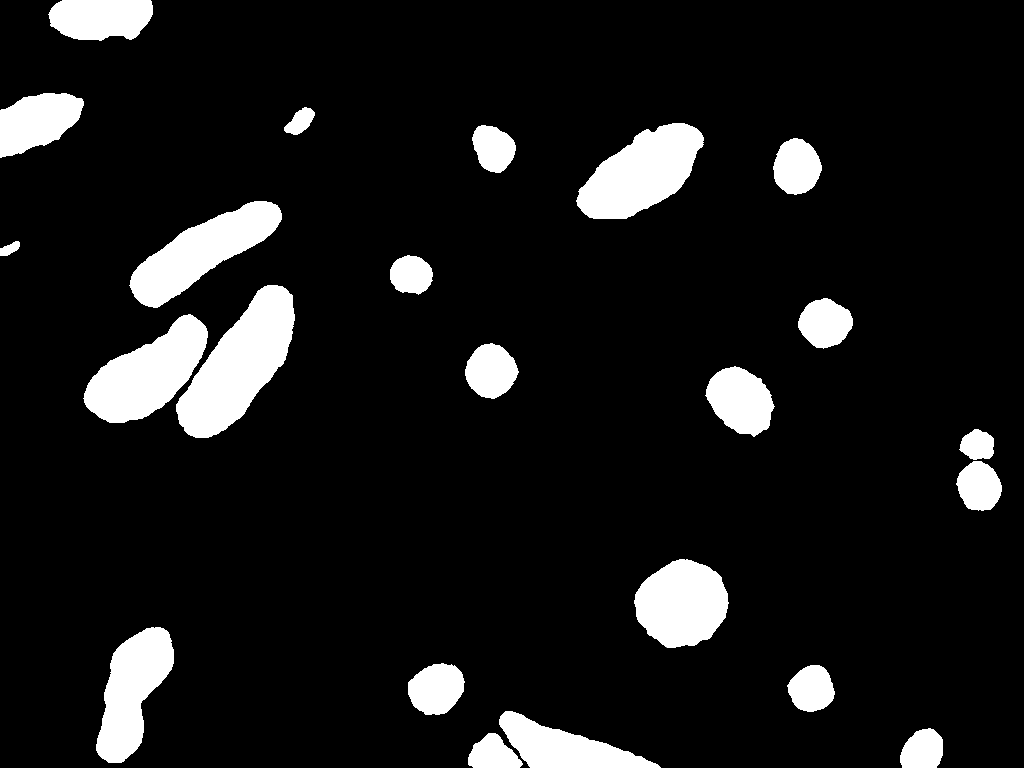
#> input picture pytorch/test_data/img_etal/mitochondria/testing0000.png, 1024 x 768 px, found by its file name; its folder holds only this picture in this run
$ python delete_small_areas.py
#> lines starting #> are read from the running program, lines starting #| are printed output that depends on the picture; after the words box and inside, x2 and y2 are one past the last pixel; in counts of white or black regions, pixels touching at a corner belong together
#> further down, image is the input picture: shape (768, 1024); min 0, max 255, mean 25.1
# -*- coding: utf-8 -*-
"""
Created on Sun Jun 16 20:42:29 2024

@author: getma
"""

import cv2
import numpy as np
import os

def remove_small_objects(image, min_size):
    # Преобразование изображения в бинарное (если оно не бинарное)
#> called with min_size = 900
    _, binary_image = cv2.threshold(image, 127, 255, cv2.THRESH_BINARY)
#> binary_image: shape (768, 1024); 9.9% white; 23 white regions, largest, box (x1, y1, x2, y2) and area: (176, 285, 295, 438) 9354, (576, 123, 704, 219) 7428, (83, 314, 208, 423) 7342

    # Найти все компоненты связности
    num_labels, labels, stats, _ = cv2.connectedComponentsWithStats(binary_image, connectivity=8)
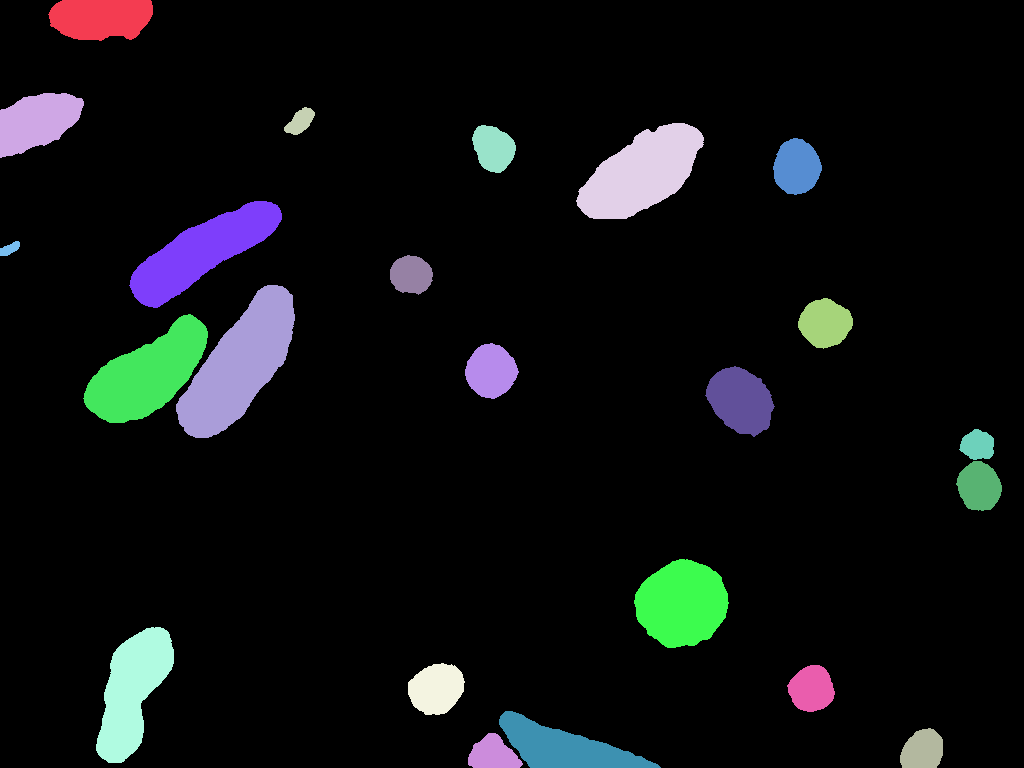
#> labels: shape (768, 1024) int32; 24 distinct labels, from 0 to 23; one colour per label, 0 black
#> num_labels = 24; stats = 24 rows, first 6: [0, 0, 1024, 768, 708869], [48, 0, 105, 41, 3590], [0, 93, 84, 65, 3727], [284, 107, 31, 28, 507], [576, 123, 128, 96, 7428], [472, 125, 44, 48, 1527]

    # Создать пустое изображение для маски
    mask = np.zeros(binary_image.shape, dtype=np.uint8)

    # Обойти все компоненты связности и заполнить их на маске, если они больше min_size
    for i in range(1, num_labels):
        if stats[i, cv2.CC_STAT_AREA] >= min_size:
            mask[labels == i] = 255
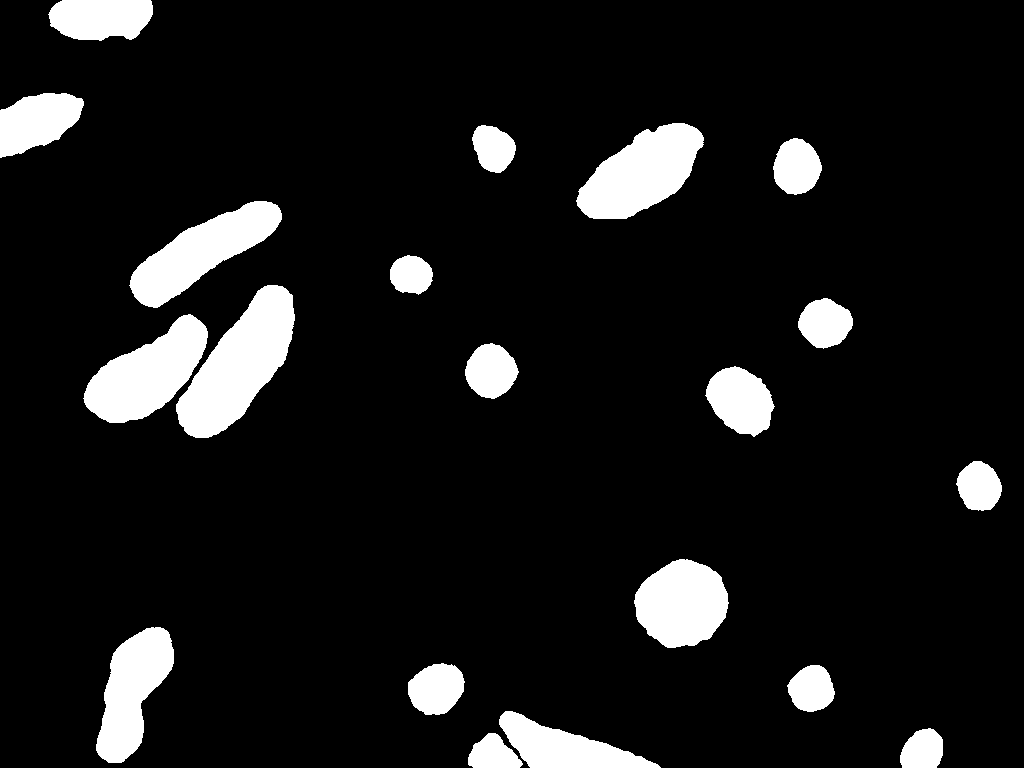
#> mask: shape (768, 1024); 9.7% white; 20 white regions, largest, box (x1, y1, x2, y2) and area: (176, 285, 295, 438) 9354, (576, 123, 704, 219) 7428, (83, 314, 208, 423) 7342

    # Применить маску к исходному изображению
    result_image = cv2.bitwise_and(image, image, mask=mask)

    return result_image

# Пример использования
if __name__ == "__main__":
    input_folder =  "result_t_dataset_100_slices_1_classes/mitochondria"  # Папка с исходными изображениями
    output_folder = "result_t_dataset_100_slices_1_classes/new_mitohondria"  # Папка для сохранения обработанных изображений
    min_size = 900  # Минимальный размер пятен для удаления

    # Убедитесь, что папка для вывода существует
    if not os.path.exists(output_folder):
        os.makedirs(output_folder)

    # Обработка всех изображений в папке
    for filename in os.listdir(input_folder):
        if filename.endswith(".png") or filename.endswith(".jpg") or filename.endswith(".jpeg"):
            # Полный путь к файлу
            input_path = os.path.join(input_folder, filename)

            # Загрузка изображения
            image = cv2.imread(input_path, cv2.IMREAD_GRAYSCALE)

            # Удаление пятен меньше заданного размера
            cleaned_image = remove_small_objects(image, min_size)

            # Сохранение результата
            output_path = os.path.join(output_folder, filename)
            cv2.imwrite(output_path, cleaned_image)

            print(f"Обработано: {filename}")

    print("Все изображения обработаны и сохранены.")

$ run again, on pytorch/test_data/img_etal/mitochondria/testing0057.png
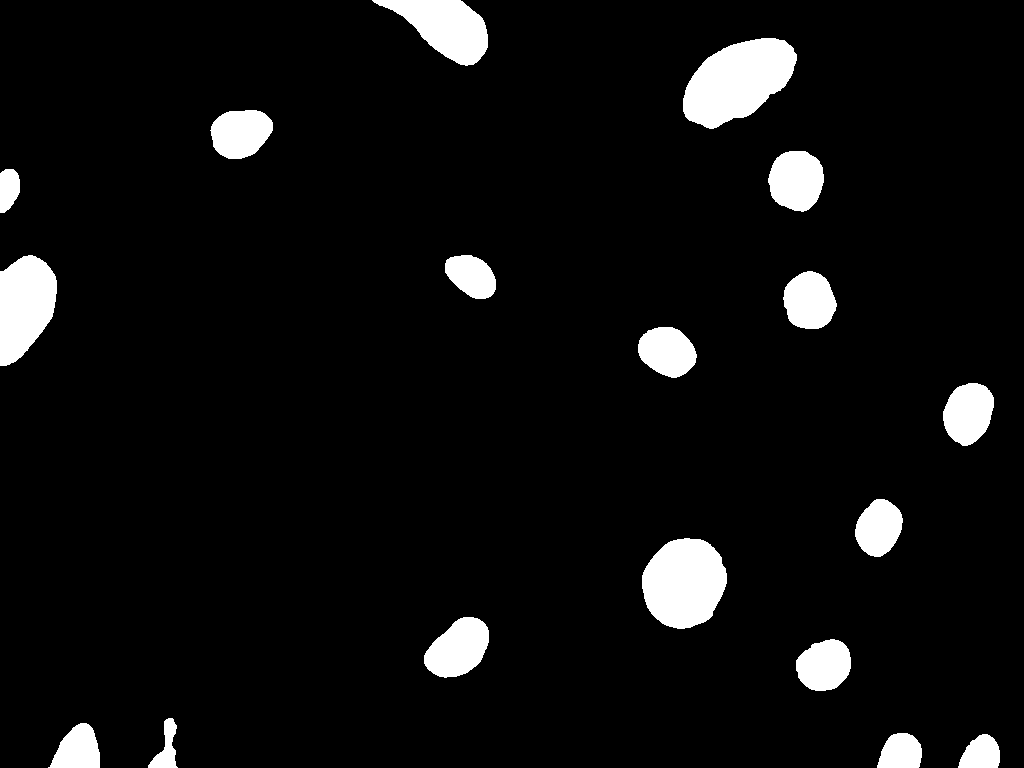
#> input picture pytorch/test_data/img_etal/mitochondria/testing0057.png, 1024 x 768 px, found by its file name
#> image: shape (768, 1024); 6.1% white; 18 white regions, largest, box (x1, y1, x2, y2) and area: (683, 38, 797, 129) 6828, (642, 538, 727, 629) 5944, (0, 255, 57, 366) 4687
#> in remove_small_objects, `num_labels, labels, stats, _ = cv2.connectedComponentsWithStats(binary..`:
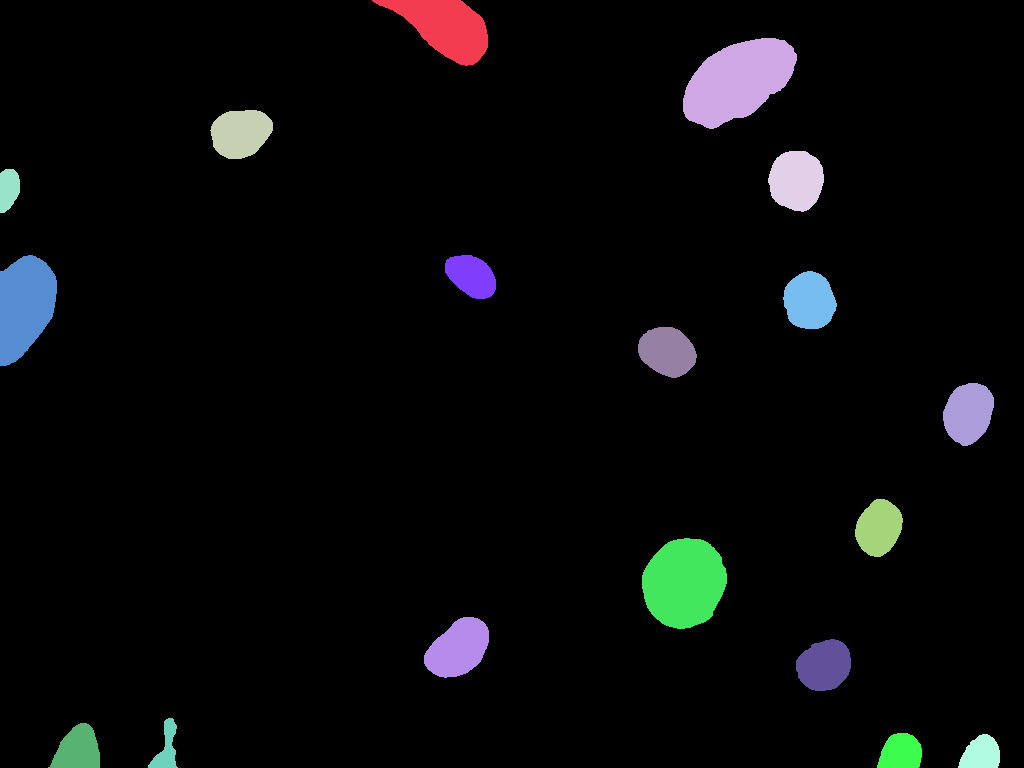
#> labels: shape (768, 1024) int32; 19 distinct labels, from 0 to 18; one colour per label, 0 black
#> num_labels = 19; stats = 19 rows, first 6: [0, 0, 1024, 768, 738774], [372, 0, 116, 66, 4143], [683, 38, 114, 91, 6828], [210, 110, 63, 49, 2376], [768, 151, 56, 61, 2663], [0, 169, 20, 44, 707]
#> after the loop in remove_small_objects, `for i in range(1, num_labels):`:
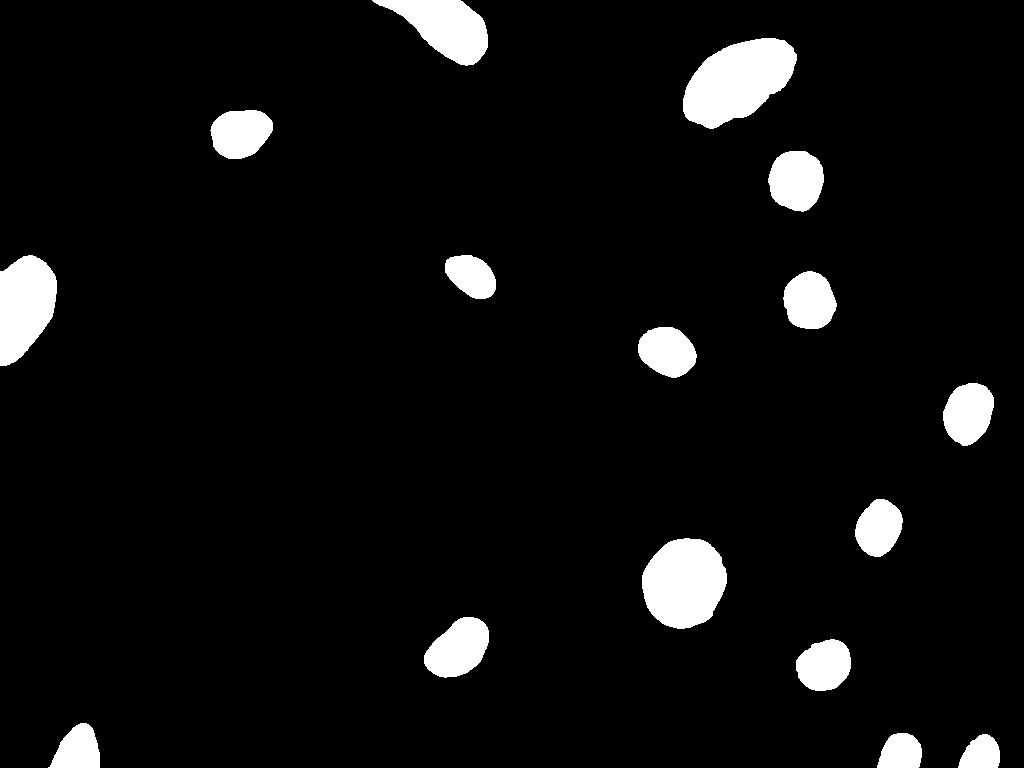
#> mask: shape (768, 1024); 5.9% white; 16 white regions, largest, box (x1, y1, x2, y2) and area: (683, 38, 797, 129) 6828, (642, 538, 727, 629) 5944, (0, 255, 57, 366) 4687
